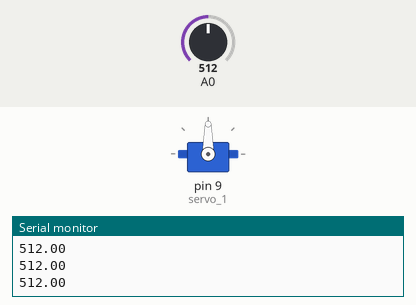
The sketch below on a simulated Arduino Uno, built with avr-gcc and run on an emulated ATmega328P. Shown: servo, the last lines printed to the serial monitor. Inputs (shaded band) come from the test bench; at power-on: A0 = 512.

Above: at 1.2 s.
1.3 s: A0 set to 716
At 2.3 s:
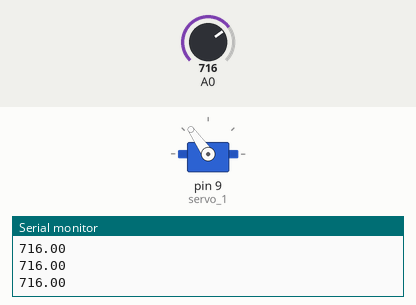
2.8 s: A0 set to 900
At 3.3 s:
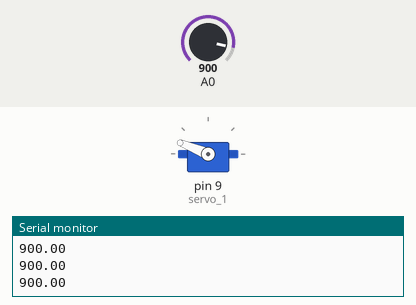
4.3 s: A0 set to 1023
At 5.5 s:
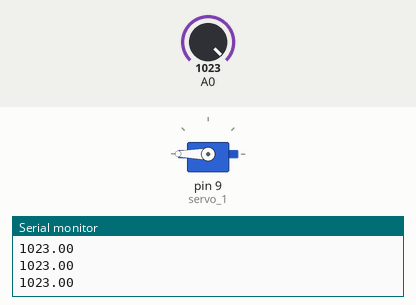
5.8 s: A0 set to 306
At 7.0 s:
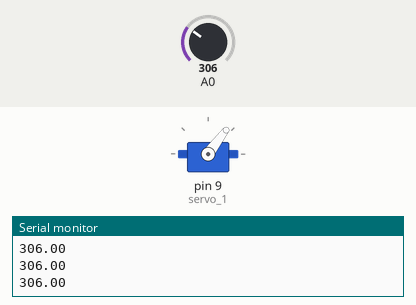
7.3 s: A0 set to 122
At 8.1 s:
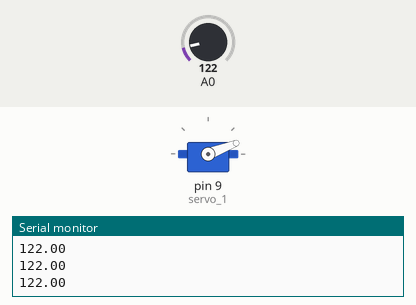
8.8 s: A0 set to 0
At 10.2 s:
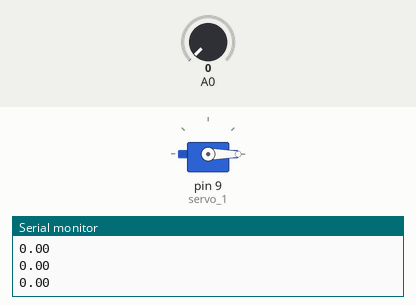
Timing chart, 0 to 11.3 s (numbered marks = the images above; inputs shaded):
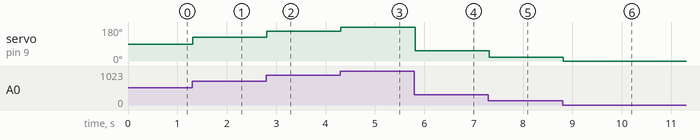

Measured:
- after the input at 1.3 s, servo on pin 9 (servo_1): 90° → 125° at once
- after the input at 2.8 s, servo on pin 9 (servo_1): 125° → 158° at once
- after the input at 4.3 s, servo on pin 9 (servo_1): 158° → 180° at once
- after the input at 5.8 s, servo on pin 9 (servo_1): 180° → 53° at once
- after the input at 7.3 s, servo on pin 9 (servo_1): 53° → 21° at once
- after the input at 8.8 s, servo on pin 9 (servo_1): 21° → 0° at once

The sketch:

Servo.ino
```cpp
#include <Servo.h>

Servo servo_1;
int del=10;

void setup() {
servo_1.attach(9);
pinMode(A0, INPUT_PULLUP);
Serial.begin(9600);


}

void loop() {
  float read;
  float res;
  read = analogRead(A0);
  Serial.println(read);
  res = (read*180.0)/1023.0;


  servo_1.write(res);

}
```
